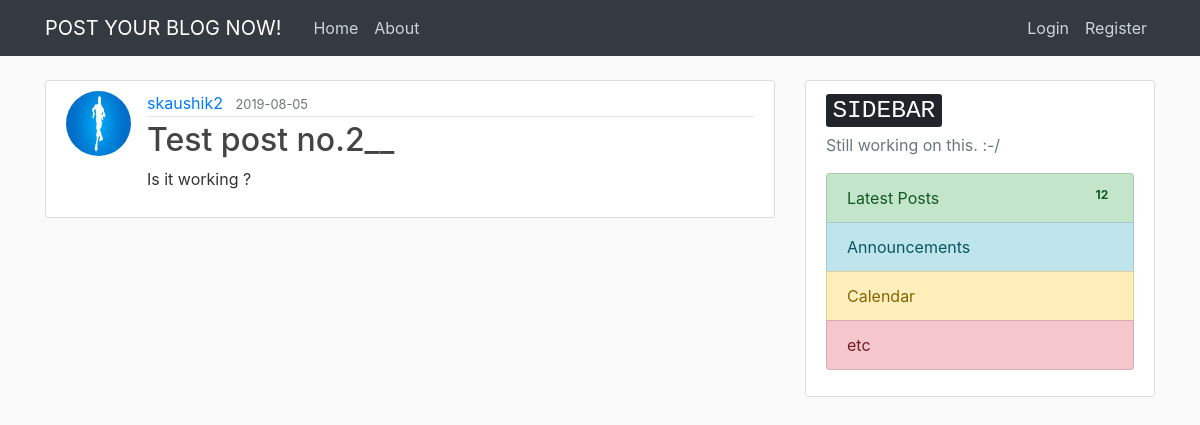
Screenshot of /post/2 with the database file from the repository.
### flaskblog/models.py (models this page shows, shortened)
class User(db.Model, UserMixin):
    id = db.Column(db.Integer, primary_key=True)
    username = db.Column(db.String(20), unique=True, nullable=False)
    email = db.Column(db.String(120), unique=True, nullable=False)
    image_file = db.Column(db.String(20), nullable=False, default='default.jpg')
    password = db.Column(db.String(60), nullable=False)
    posts = db.relationship('Post', backref='author', lazy=True)

class Post(db.Model):
    id = db.Column(db.Integer, primary_key=True)
    title = db.Column(db.String(100), nullable=False)
    date_posted = db.Column(db.DateTime, nullable=False, default=datetime.utcnow)
    content = db.Column(db.Text, nullable=False)
    user_id = db.Column(db.Integer, db.ForeignKey('user.id'), nullable=False)

### flaskblog/posts/routes.py (the view)
@posts.route("/post/<int:post_id>")
def post(post_id):
    post = Post.query.get_or_404(post_id)
    return render_template('post.html', title=post.title, post=post)

### flaskblog/templates/post.html (shortened to what this page needs)
{% extends "layout.html" %}
{% block content %}
  <article class="media content-section">
    <img class="rounded-circle article-img" src="{{ url_for('static', filename='profile_pics/' + post.author.image_file) }}">
    <div class="media-body">
      <div class="article-metadata">
        <a class="mr-2" href="{{ url_for('users.user_posts', username=post.author.username) }}">{{ post.author.username }}</a>
        <small class="text-muted">{{ post.date_posted.strftime('%Y-%m-%d') }}</small>
      </div>
      <h2 class="article-title">{{ post.title }}</h2>
      <p class="article-content">{{ post.content }}</p>
    </div>
  </article>
{% endblock content %}

### flaskblog/static/main.css (style rules this page uses)
body { background: #fafafa; color: #333333; margin-top: 5rem; }
h1, h2, h3, h4, h5, h6 { color: #444444; }
.content-section { background: #ffffff; padding: 10px 20px; border: 1px solid #dddddd; border-radius: 3px; margin-bottom: 20px; }
.article-title { color: #444444; }
.article-content { white-space: pre-line; }
.article-img { height: 65px; width: 65px; margin-right: 16px; }
.article-metadata { padding-bottom: 1px; margin-bottom: 4px; border-bottom: 1px solid #e3e3e3 }

### rows the page displays
User: image_file (placeholder picture), author.username "skaushik2"
Post: date_posted "2019-08-05", title "Test post no.2__", content "Is it working ?"
